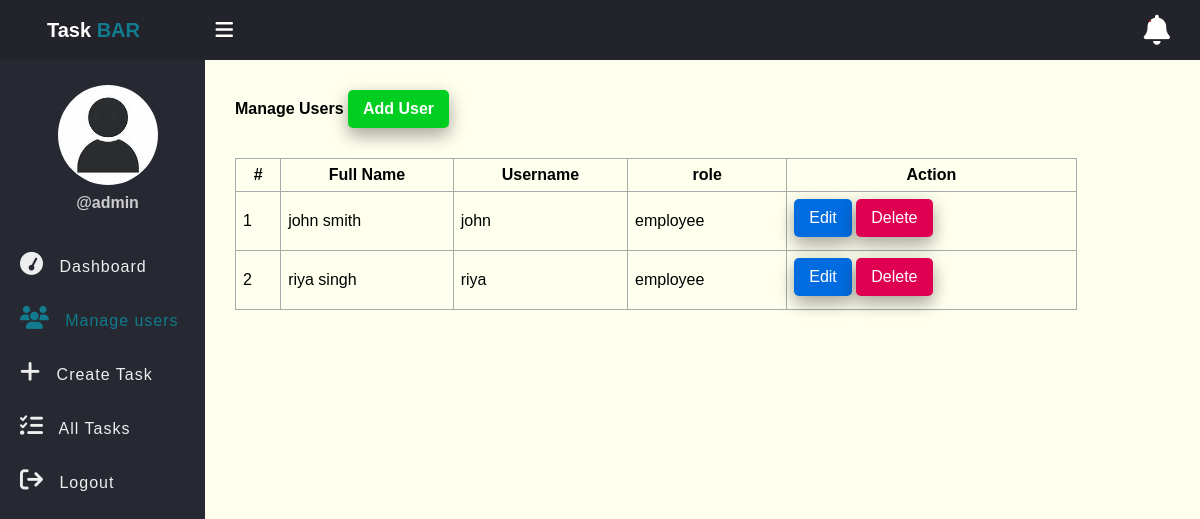
The page /user.php (signed in) on the database its author committed.
### tables this page shows
CREATE TABLE `users` (
  `id` int(11) NOT NULL,
  `full_name` varchar(50) NOT NULL,
  `username` varchar(50) NOT NULL,
  `password` varchar(255) NOT NULL,
  `role` enum('admin','employee') NOT NULL,
  `created_at` timestamp NOT NULL DEFAULT current_timestamp()
);

### app/model/User.php (called while the page is built, shortened)
<?php
function get_all_users($conn){
	$sql = "SELECT * FROM users WHERE role =? ";
	$stmt = $conn->prepare($sql);
	$stmt->execute(["employee"]);
	if($stmt->rowCount() > 0){
		$users = $stmt->fetchAll();
	}else $users = 0;
	return $users;
}

### user.php (the view, shortened to what this page needs)
<?php
if (isset($_SESSION['role']) && isset($_SESSION['id']) && $_SESSION['role'] == "admin") {
	  include "DB_connection.php";
	  include "app/model/User.php";
		$users = get_all_users($conn);
?>
<!DOCTYPE html>
<html>
<head>
	<link rel="stylesheet" href="https://cdnjs.cloudflare.com/ajax/libs/font-awesome/6.7.2/css/all.min.css" />
	<link rel="stylesheet" href="css/style.css">
</head>
<body>
	<?php include "inc/header.php" ?>
	<div class="body">
		 <?php include "inc/nav.php" ?>
		<section class="section-1">
      <h4 class="title">Manage Users <a href="add-user.php">Add User</a></h4>
			<?php if ($users != 0) { ?>
			<table class="main-table">
				<tr>
					<th>#</th>
					<th>Full Name</th>
					<th>Username</th>
					<th>role</th>
					<th>Action</th>
				</tr>
				<?php $i=0; foreach ($users as $user) { ?>
				<tr>
					<td><?=++$i?></td>
					<td><?=$user['full_name']?></td>
					<td><?=$user['username']?></td>
					<td><?=$user['role']?></td>
					<td>
						<a href="edit-user.php?id=<?=$user['id']?>" class="edit-btn">Edit</a>
						<a href="delete-user.php?id=<?=$user['id']?>" class="delete-btn">Delete</a>
					</td>
				</tr>
			   <?php	} ?>
			</table>
		<?php }else { ?>
			<h3>Empty</h3>
		<?php  }?>
		</section>
	</div>
</body>
</html>
<?php }else{
   $em = "First login";
   header("Location: login.php?error=$em");
   exit();
}
 ?>

### css/style.css (style rules this page uses)
* { padding: 0; margin: 0; box-sizing: border-box; font-family: Arial, sans-serif; }
.body { display: flex; }
.section-1 { padding:30px; }
.section-1 .title { margin-bottom: 10px; }
.section-1 .title a { text-decoration: none; display: inline-block; padding-left:10px; border: none; background: #00cF22; padding: 10px 15px; color: #fff; font-size: 16px; border-radius: 5px; cursor: pointer; outline: none; transition: background 1s; box-shadow: 0 8px 16px 0 rgba(0,0,0,0.2), 0 6px 20px 0 rgba(0,0,0,0.19); }
.section-1 { width:100%; background: #ffe; }
.main-table, .main-table tr, .main-table th, .main-table td { border: 1px solid #aaa; border-collapse: collapse; padding: 7px; }
.main-table { width: 90%; margin-top: 30px; }
.delete-btn { text-decoration: none; display: inline-block; padding-left: 10px; border: none; background: #E00051; padding: 10px 15px; color: #fff; font-size: 16px; border-radius: 5px; cursor: pointer; outline: none; transition: background 1s; box-shadow: 0 8px 16px 0 rgba(0,0,0,0.2), 0 6px 20px 0 rgba(0,0,0,0.19); }
.edit-btn { text-decoration: none; display: inline-block; padding-left: 10px; border: none; margin-bottom: 6px; background: #006CE0; padding: 10px 15px; color: #fff; font-size: 16px; border-radius: 5px; cursor: pointer; outline: none; transition: background 1s; box-shadow: 0 8px 16px 0 rgba(0,0,0,0.2), 0 6px 20px 0 rgba(0,0,0,0.19); }

### rows shown on the page
users: full_name "john smith", username "john", role "employee"
users: full_name "riya singh", username "riya", role "employee"

### other values the page prints
$_SESSION['username'] "admin"
